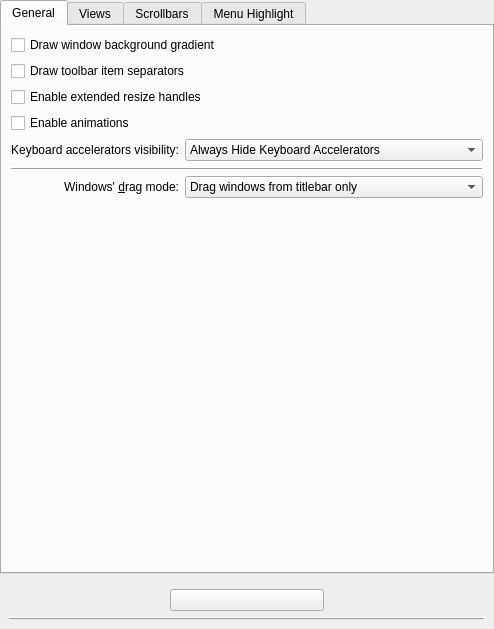
<?xml version="1.0" encoding="UTF-8"?>
<ui version="4.0">
 <class>CarbonStyleConfig</class>
 <widget class="QWidget" name="CarbonStyleConfig">
  <property name="geometry">
   <rect>
    <x>0</x>
    <y>0</y>
    <width>494</width>
    <height>629</height>
   </rect>
  </property>
  <property name="sizePolicy">
   <sizepolicy hsizetype="Preferred" vsizetype="Preferred">
    <horstretch>0</horstretch>
    <verstretch>0</verstretch>
   </sizepolicy>
  </property>
  <property name="minimumSize">
   <size>
    <width>450</width>
    <height>200</height>
   </size>
  </property>
  <property name="windowTitle">
   <string>Dialog</string>
  </property>
  <layout class="QVBoxLayout" name="verticalLayout">
   <property name="leftMargin">
    <number>0</number>
   </property>
   <property name="topMargin">
    <number>0</number>
   </property>
   <property name="rightMargin">
    <number>0</number>
   </property>
   <property name="bottomMargin">
    <number>0</number>
   </property>
   <item>
    <widget class="QTabWidget" name="tabWidget">
     <property name="sizePolicy">
      <sizepolicy hsizetype="Expanding" vsizetype="Expanding">
       <horstretch>0</horstretch>
       <verstretch>0</verstretch>
      </sizepolicy>
     </property>
     <property name="currentIndex">
      <number>0</number>
     </property>
     <widget class="QWidget" name="tab_1">
      <attribute name="title">
       <string>General</string>
      </attribute>
      <layout class="QVBoxLayout" name="verticalLayout_3">
       <item>
        <widget class="QCheckBox" name="_useBackgroundGradient">
         <property name="text">
          <string>Draw window background gradient</string>
         </property>
        </widget>
       </item>
       <item>
        <widget class="QCheckBox" name="_toolBarDrawItemSeparator">
         <property name="text">
          <string>Draw toolbar item separators</string>
         </property>
        </widget>
       </item>
       <item>
        <widget class="QCheckBox" name="_splitterProxyEnabled">
         <property name="text">
          <string>Enable extended resize handles</string>
         </property>
        </widget>
       </item>
       <item>
        <widget class="QCheckBox" name="_animationsEnabled">
         <property name="text">
          <string>Enable animations</string>
         </property>
        </widget>
       </item>
       <item>
        <layout class="QGridLayout" name="gridLayout_6">
         <item row="3" column="0">
          <widget class="QLabel" name="label_3">
           <property name="sizePolicy">
            <sizepolicy hsizetype="Preferred" vsizetype="Preferred">
             <horstretch>0</horstretch>
             <verstretch>0</verstretch>
            </sizepolicy>
           </property>
           <property name="text">
            <string>Windows' &amp;drag mode:</string>
           </property>
           <property name="alignment">
            <set>Qt::AlignRight|Qt::AlignTrailing|Qt::AlignVCenter</set>
           </property>
           <property name="buddy">
            <cstring>_windowDragMode</cstring>
           </property>
          </widget>
         </item>
         <item row="3" column="1">
          <widget class="KComboBox" name="_windowDragMode">
           <item>
            <property name="text">
             <string>Drag windows from titlebar only</string>
            </property>
           </item>
           <item>
            <property name="text">
             <string>Drag windows from titlebar, menubar and toolbars</string>
            </property>
           </item>
           <item>
            <property name="text">
             <string>Drag windows from all empty areas</string>
            </property>
           </item>
          </widget>
         </item>
         <item row="0" column="0">
          <widget class="QLabel" name="_mnemonicsLabel">
           <property name="text">
            <string>Keyboard accelerators visibility:</string>
           </property>
           <property name="alignment">
            <set>Qt::AlignRight|Qt::AlignTrailing|Qt::AlignVCenter</set>
           </property>
          </widget>
         </item>
         <item row="2" column="0" colspan="2">
          <widget class="QFrame" name="frame">
           <property name="frameShape">
            <enum>QFrame::HLine</enum>
           </property>
           <property name="frameShadow">
            <enum>QFrame::Raised</enum>
           </property>
          </widget>
         </item>
         <item row="0" column="1">
          <widget class="KComboBox" name="_mnemonicsMode">
           <item>
            <property name="text">
             <string>Always Hide Keyboard Accelerators</string>
            </property>
           </item>
           <item>
            <property name="text">
             <string>Show Keyboard Accelerators When Needed</string>
            </property>
           </item>
           <item>
            <property name="text">
             <string>Always Show Keyboard Accelerators</string>
            </property>
           </item>
          </widget>
         </item>
        </layout>
       </item>
       <item>
        <spacer name="verticalSpacer_4">
         <property name="orientation">
          <enum>Qt::Vertical</enum>
         </property>
         <property name="sizeHint" stdset="0">
          <size>
           <width>20</width>
           <height>40</height>
          </size>
         </property>
        </spacer>
       </item>
      </layout>
     </widget>
     <widget class="QWidget" name="tab_2">
      <attribute name="title">
       <string>Views</string>
      </attribute>
      <layout class="QGridLayout" name="gridLayout_5">
       <item row="1" column="0" colspan="2">
        <widget class="QCheckBox" name="_viewDrawTreeBranchLines">
         <property name="text">
          <string>Draw tree branch lines</string>
         </property>
        </widget>
       </item>
       <item row="2" column="1">
        <widget class="QWidget" name="_viewsExpertWidget" native="true">
         <layout class="QHBoxLayout" name="horizontalLayout">
          <property name="leftMargin">
           <number>0</number>
          </property>
          <property name="topMargin">
           <number>0</number>
          </property>
          <property name="rightMargin">
           <number>0</number>
          </property>
          <property name="bottomMargin">
           <number>0</number>
          </property>
          <item>
           <widget class="QLabel" name="label_4">
            <property name="text">
             <string>&amp;Tree expander size</string>
            </property>
            <property name="buddy">
             <cstring>_viewTriangularExpanderSize</cstring>
            </property>
           </widget>
          </item>
          <item>
           <widget class="KComboBox" name="_viewTriangularExpanderSize">
            <item>
             <property name="text">
              <string comment="triangle size">Tiny</string>
             </property>
            </item>
            <item>
             <property name="text">
              <string comment="triangle size">Small</string>
             </property>
            </item>
            <item>
             <property name="text">
              <string comment="triangle size">Normal</string>
             </property>
            </item>
           </widget>
          </item>
          <item>
           <spacer name="horizontalSpacer_3">
            <property name="orientation">
             <enum>Qt::Horizontal</enum>
            </property>
            <property name="sizeHint" stdset="0">
             <size>
              <width>40</width>
              <height>20</height>
             </size>
            </property>
           </spacer>
          </item>
         </layout>
        </widget>
       </item>
       <item row="3" column="0" colspan="2">
        <spacer name="verticalSpacer_3">
         <property name="orientation">
          <enum>Qt::Vertical</enum>
         </property>
         <property name="sizeHint" stdset="0">
          <size>
           <width>259</width>
           <height>70</height>
          </size>
         </property>
        </spacer>
       </item>
       <item row="0" column="0" colspan="2">
        <widget class="QCheckBox" name="_viewDrawFocusIndicator">
         <property name="text">
          <string>Draw focus indicator in lists</string>
         </property>
        </widget>
       </item>
      </layout>
     </widget>
     <widget class="QWidget" name="tab_4">
      <attribute name="title">
       <string>Scrollbars</string>
      </attribute>
      <layout class="QVBoxLayout" name="verticalLayout_2">
       <item>
        <layout class="QHBoxLayout" name="horizontalLayout_3">
         <item>
          <widget class="QLabel" name="label">
           <property name="text">
            <string>Scrollbar wi&amp;dth:</string>
           </property>
           <property name="alignment">
            <set>Qt::AlignRight|Qt::AlignTrailing|Qt::AlignVCenter</set>
           </property>
           <property name="buddy">
            <cstring>_scrollBarWidthSlider</cstring>
           </property>
          </widget>
         </item>
         <item>
          <widget class="QSlider" name="_scrollBarWidthSlider">
           <property name="minimum">
            <number>10</number>
           </property>
           <property name="maximum">
            <number>30</number>
           </property>
           <property name="pageStep">
            <number>5</number>
           </property>
           <property name="orientation">
            <enum>Qt::Horizontal</enum>
           </property>
           <property name="tickPosition">
            <enum>QSlider::TicksBelow</enum>
           </property>
           <property name="tickInterval">
            <number>5</number>
           </property>
          </widget>
         </item>
         <item>
          <widget class="QSpinBox" name="_scrollBarWidth">
           <property name="alignment">
            <set>Qt::AlignRight|Qt::AlignTrailing|Qt::AlignVCenter</set>
           </property>
           <property name="suffix">
            <string>px</string>
           </property>
           <property name="minimum">
            <number>10</number>
           </property>
           <property name="maximum">
            <number>30</number>
           </property>
          </widget>
         </item>
         <item>
          <spacer name="horizontalSpacer_2">
           <property name="orientation">
            <enum>Qt::Horizontal</enum>
           </property>
           <property name="sizeHint" stdset="0">
            <size>
             <width>40</width>
             <height>20</height>
            </size>
           </property>
          </spacer>
         </item>
        </layout>
       </item>
       <item>
        <layout class="QGridLayout" name="gridLayout_4">
         <item row="0" column="0">
          <widget class="QLabel" name="label_5">
           <property name="text">
            <string>Top arrow button type:</string>
           </property>
           <property name="alignment">
            <set>Qt::AlignRight|Qt::AlignTrailing|Qt::AlignVCenter</set>
           </property>
          </widget>
         </item>
         <item row="1" column="0">
          <widget class="QLabel" name="label_6">
           <property name="text">
            <string>Bottom arrow button type:</string>
           </property>
           <property name="alignment">
            <set>Qt::AlignRight|Qt::AlignTrailing|Qt::AlignVCenter</set>
           </property>
          </widget>
         </item>
         <item row="0" column="1">
          <widget class="KComboBox" name="_scrollBarSubLineButtons">
           <item>
            <property name="text">
             <string>No buttons</string>
            </property>
           </item>
           <item>
            <property name="text">
             <string>One button</string>
            </property>
           </item>
           <item>
            <property name="text">
             <string>Two buttons</string>
            </property>
           </item>
          </widget>
         </item>
         <item row="0" column="2">
          <spacer name="horizontalSpacer">
           <property name="orientation">
            <enum>Qt::Horizontal</enum>
           </property>
           <property name="sizeHint" stdset="0">
            <size>
             <width>40</width>
             <height>20</height>
            </size>
           </property>
          </spacer>
         </item>
         <item row="1" column="1">
          <widget class="KComboBox" name="_scrollBarAddLineButtons">
           <item>
            <property name="text">
             <string>No button</string>
            </property>
           </item>
           <item>
            <property name="text">
             <string>One button</string>
            </property>
           </item>
           <item>
            <property name="text">
             <string>Two buttons</string>
            </property>
           </item>
          </widget>
         </item>
        </layout>
       </item>
       <item>
        <spacer name="verticalSpacer">
         <property name="orientation">
          <enum>Qt::Vertical</enum>
         </property>
         <property name="sizeHint" stdset="0">
          <size>
           <width>20</width>
           <height>40</height>
          </size>
         </property>
        </spacer>
       </item>
      </layout>
     </widget>
     <widget class="QWidget" name="tab_5">
      <attribute name="title">
       <string>Menu Highlight</string>
      </attribute>
      <layout class="QGridLayout" name="gridLayout_3">
       <item row="0" column="0">
        <widget class="QRadioButton" name="_menuHighlightDark">
         <property name="text">
          <string>Use dar&amp;k color</string>
         </property>
        </widget>
       </item>
       <item row="1" column="0">
        <widget class="QRadioButton" name="_menuHighlightStrong">
         <property name="text">
          <string>&amp;Use selection color (plain)</string>
         </property>
        </widget>
       </item>
       <item row="2" column="0">
        <widget class="QRadioButton" name="_menuHighlightSubtle">
         <property name="text">
          <string>Use selec&amp;tion color (subtle)</string>
         </property>
        </widget>
       </item>
       <item row="3" column="0">
        <spacer name="verticalSpacer_5">
         <property name="orientation">
          <enum>Qt::Vertical</enum>
         </property>
         <property name="sizeHint" stdset="0">
          <size>
           <width>20</width>
           <height>40</height>
          </size>
         </property>
        </spacer>
       </item>
      </layout>
     </widget>
    </widget>
   </item>
   <item>
    <widget class="QWidget" name="_expertModeContainer" native="true">
     <layout class="QGridLayout" name="gridLayout">
      <item row="0" column="1">
       <widget class="QPushButton" name="_expertModeButton">
        <property name="text">
         <string/>
        </property>
       </widget>
      </item>
      <item row="1" column="0" colspan="3">
       <widget class="QFrame" name="frame_2">
        <property name="frameShape">
         <enum>QFrame::HLine</enum>
        </property>
        <property name="frameShadow">
         <enum>QFrame::Raised</enum>
        </property>
       </widget>
      </item>
     </layout>
    </widget>
   </item>
  </layout>
 </widget>
 <customwidgets>
  <customwidget>
   <class>KComboBox</class>
   <extends>QComboBox</extends>
   <header>kcombobox.h</header>
  </customwidget>
 </customwidgets>
 <tabstops>
  <tabstop>tabWidget</tabstop>
  <tabstop>_useBackgroundGradient</tabstop>
  <tabstop>_toolBarDrawItemSeparator</tabstop>
  <tabstop>_splitterProxyEnabled</tabstop>
  <tabstop>_animationsEnabled</tabstop>
  <tabstop>_mnemonicsMode</tabstop>
  <tabstop>_windowDragMode</tabstop>
  <tabstop>_expertModeButton</tabstop>
  <tabstop>_viewDrawTreeBranchLines</tabstop>
  <tabstop>_viewTriangularExpanderSize</tabstop>
  <tabstop>_scrollBarWidthSlider</tabstop>
  <tabstop>_scrollBarWidth</tabstop>
  <tabstop>_scrollBarSubLineButtons</tabstop>
  <tabstop>_scrollBarAddLineButtons</tabstop>
  <tabstop>_menuHighlightDark</tabstop>
  <tabstop>_menuHighlightStrong</tabstop>
  <tabstop>_menuHighlightSubtle</tabstop>
 </tabstops>
 <resources/>
 <connections>
  <connection>
   <sender>_scrollBarWidth</sender>
   <signal>valueChanged(int)</signal>
   <receiver>_scrollBarWidthSlider</receiver>
   <slot>setValue(int)</slot>
   <hints>
    <hint type="sourcelabel">
     <x>276</x>
     <y>50</y>
    </hint>
    <hint type="destinationlabel">
     <x>160</x>
     <y>51</y>
    </hint>
   </hints>
  </connection>
  <connection>
   <sender>_scrollBarWidthSlider</sender>
   <signal>valueChanged(int)</signal>
   <receiver>_scrollBarWidth</receiver>
   <slot>setValue(int)</slot>
   <hints>
    <hint type="sourcelabel">
     <x>156</x>
     <y>52</y>
    </hint>
    <hint type="destinationlabel">
     <x>280</x>
     <y>51</y>
    </hint>
   </hints>
  </connection>
 </connections>
</ui>
